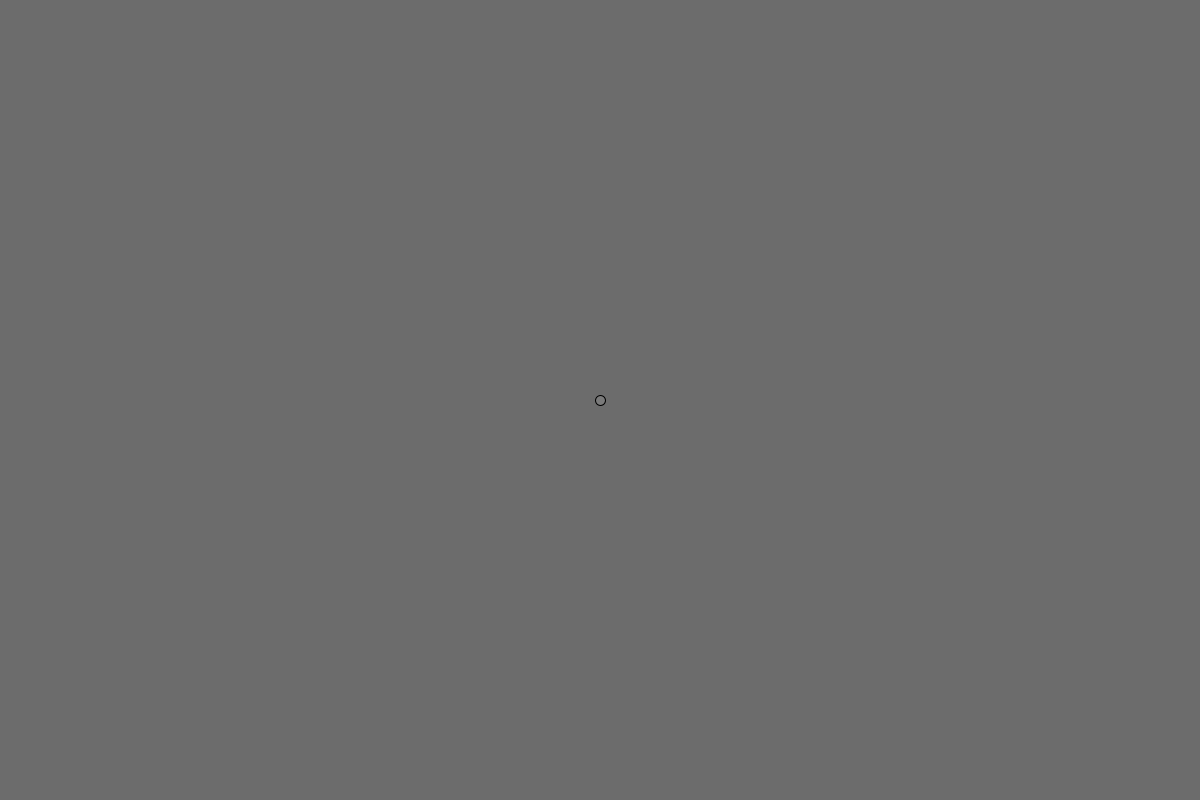
Frame 1 (no input)
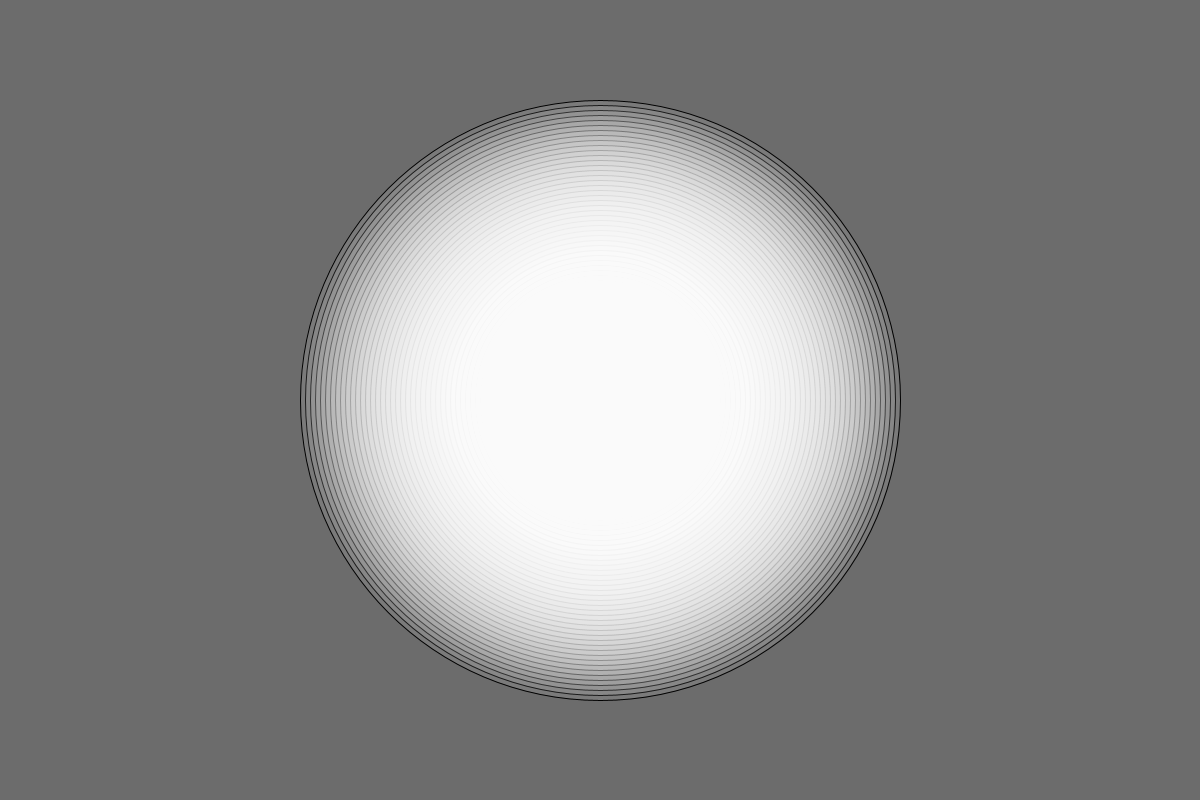
Frame 60 (the mouse pressed at the canvas centre just before this capture)
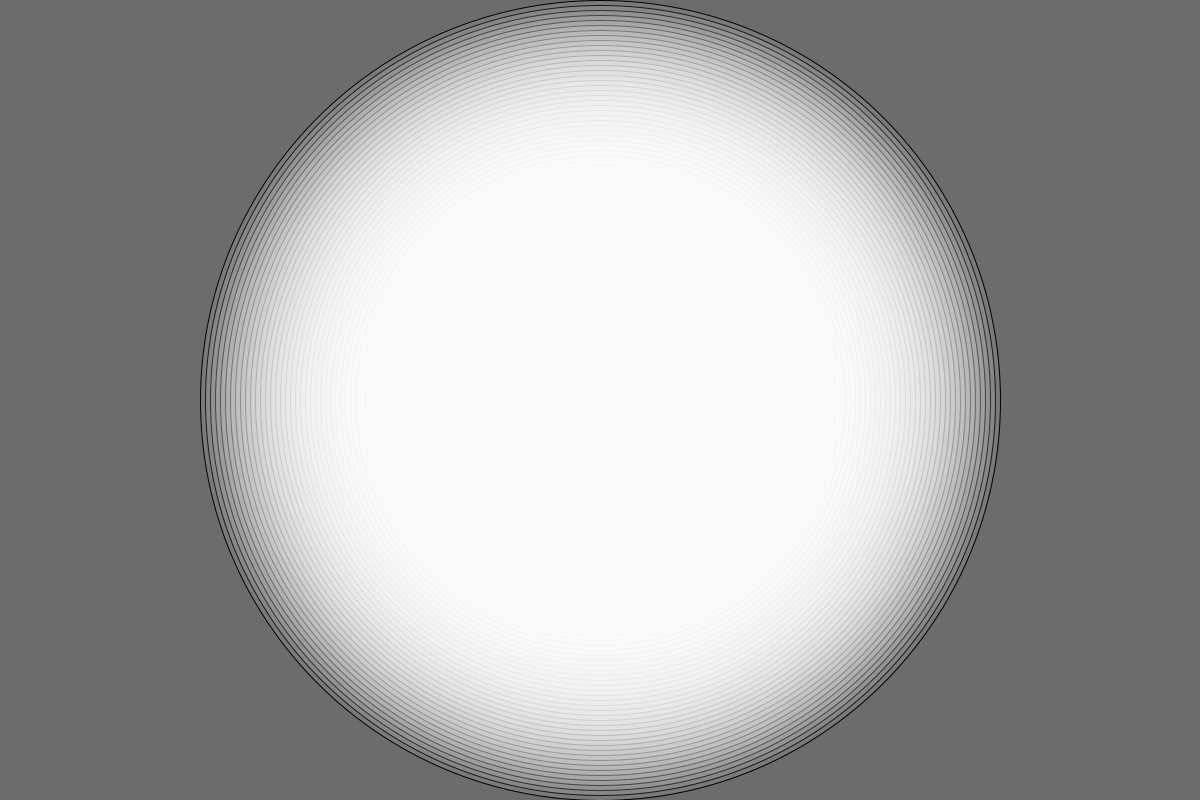
Frame 120 (the mouse held since frame 60 and released just before this capture)

The Processing sketch that drew these frames (run headless with seeded random() and noise(); from frame 60 on, the mouse is pressed at the canvas centre):

// Processing sketch: CircleFade
// ── CircleFade.pde
int diam = 10;
float centX, centY;

void setup(){
    size(1200, 800);
    frameRate(24);

    smooth();
    background(108);
    centX = width / 2;
    centY = height / 2;
    stroke(0);
    strokeWeight(1);
    fill(255, 25);
}

void draw(){
    if (diam <= 800){
        ellipse(centX, centY, diam, diam);
        diam += 10;
    }
}
